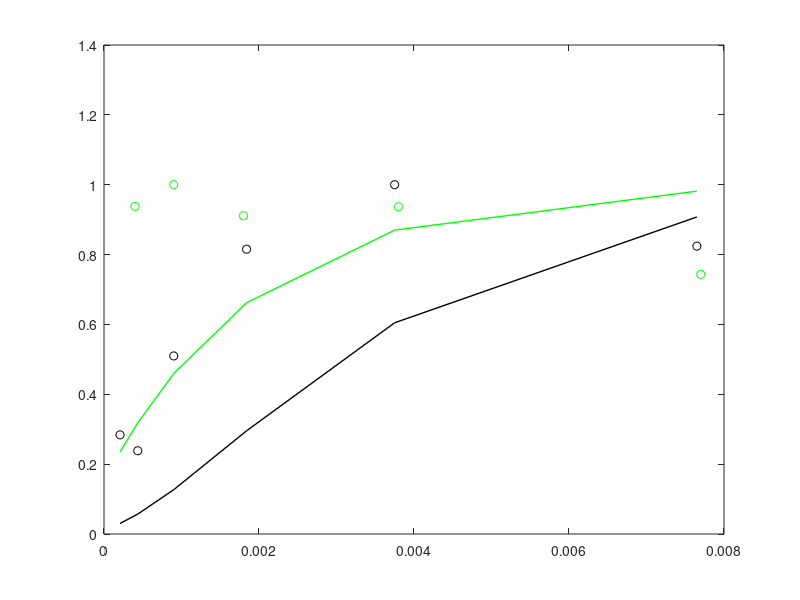
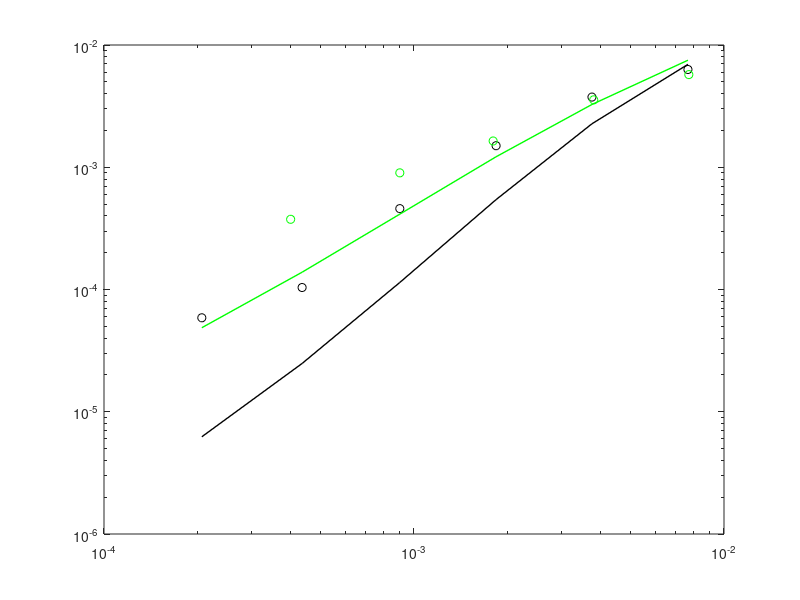

These figures' MATLAB source, in order:
%%
% Model including non-discrete noise integration time and post-rod noise
% source

th = 2; % minimum number of quanta required for passing the nonlinearity
Ac = 512; % Effective rod convergence, number of rods, [rod] - power of 2

%model bg light and noise

Ibg = 0.0; % additional bg light, [R*/rod/sec]
ID =  0.003; %equivalent dark noise, [R*/rod/sec]
It = 0.08; % integration time, [s]
SynapticNoiseSD = 0.6;

% Frequency of seeing parameters
FOSTh = 10;          % threshold
FOSAc = 16;          % in units of Ac - i.e. FOS based on this many nonlinear subunits - power of 2
FOSIf = [0 1 3 10 30 100 300] * 1e-5;    % flash strengths

If = [2.06784E-4 4.35568E-4 8.99896E-4 0.00184 0.00375 0.00765]; % flash strengths,  [R*/rod]

% PART 1: create distribution of amplitudes of thermal and background events
% assuming exponential weighting

% time domain weights
tme = 0:0.001:1;
TimeDomainFilter = exp(-tme/It);
AmpStep = 0.025;

ScFact = ceil(max(If)*Ac*10);
DistX = -ScFact:AmpStep:ScFact;
SingleRodNoiseDist = hist(TimeDomainFilter, DistX);
SingleRodNoiseDist = SingleRodNoiseDist / (sum(SingleRodNoiseDist) * AmpStep);
Indices = find(DistX >= 0);
SingleRodNoiseDist = SingleRodNoiseDist * exp(-((Ibg+ID))) * (Ibg+ID);
SingleRodNoiseDist(Indices(1)) = SingleRodNoiseDist(Indices(1)) + exp(-(Ibg+ID)) / AmpStep;
SingleRodNoiseDist = SingleRodNoiseDist / (sum(SingleRodNoiseDist) * AmpStep);
PooledRodNoiseDist = SingleRodNoiseDist;

for rod = 1:round(log(Ac) / log(2))
    PooledRodNoiseDist = conv(PooledRodNoiseDist, PooledRodNoiseDist, 'same');
    PooledRodNoiseDist = PooledRodNoiseDist / (sum(PooledRodNoiseDist) * AmpStep);
end

% add post-pooling noise
SynapticNoiseDist = normpdf(DistX, 0, SynapticNoiseSD);
PooledRodNoiseDist = conv(PooledRodNoiseDist, SynapticNoiseDist, 'same');
PooledRodNoiseDist = PooledRodNoiseDist / (sum(PooledRodNoiseDist) * AmpStep);

VarLin = sum(PooledRodNoiseDist .* (DistX.^2) * AmpStep) - (sum(PooledRodNoiseDist .* DistX) * AmpStep).^2;
TempDist = PooledRodNoiseDist;
TempDist(1:Indices(1) + th/AmpStep) = 0;
TempDist(Indices(1)) = sum(PooledRodNoiseDist(1:Indices(1) + th/AmpStep));
VarNL = sum(TempDist .* (DistX.^2) * AmpStep) - (sum(TempDist .* DistX) * AmpStep).^2;

fprintf(1, 'noise reduction by nonlinearity = %d\n', VarLin/VarNL);

% PART 2: add noise distribution to flash distribution and compute mean
% responses
% of linear and nonlinear models
clear ResponseDist linear lin;
for flash = 1:length(If)
    SignalDist = zeros(1, length(DistX));
    for photon = 1:If(flash)*Ac*10+2
        SignalDist(Indices(1) + (photon-1)/AmpStep) = poisspdf(photon-1, If(flash)*Ac);
    end
    ResponseDist(flash, :) = conv(SignalDist, PooledRodNoiseDist, 'same');
    ResponseDist(flash, :) = ResponseDist(flash, :) / (sum(ResponseDist(flash, :)) * AmpStep);
    linear(flash) = (sum(DistX .* ResponseDist(flash, :)) - sum(DistX .* PooledRodNoiseDist)) * AmpStep / If(flash);
    lin(flash) = (sum(DistX(Indices(1) + th/AmpStep:length(DistX)) .* ResponseDist(flash, Indices(1) + th/AmpStep:length(DistX))) - sum(DistX(Indices(1) + th/AmpStep:length(DistX)) .* PooledRodNoiseDist(Indices(1) + th/AmpStep:length(DistX)))) * AmpStep / If(flash); 
end

lin = lin / max(linear);
linear = linear / max(linear);

FS = [0.28386 0.23836 0.50977 0.81547 0.99997 0.82412]; %flash sensitivity as measured in darkness, example cell

%083110 example cell, 0.008 R*/rod/sec bg light:

If2 = [0.0004 0.0009 0.0018 0.0038 0.0077]; % intensities from the exp
FS2 = [0.93808 1.00002 0.91115 0.93691 0.74348]; %measured flash sensitivity

% plot the models and the data, flash sensitivity

figure(1); clf; subplot(2, 2, 1);
plot(If, FS,'ko'), hold on                 % plot data in darkness, example cell
plot(If2, FS2,'go'), hold on               % plot data in background light, example cell   
plot(If, linear,'g', 'linewidth', 1)       % plot model prediction in darkness
plot(If, lin,'k', 'linewidth', 1)          % plot linear prediction        
axis tight
% let's plot the data and models in log scales

subplot(2, 2, 2);
loglog(If,FS.*If,'ko'), hold
loglog(If2,FS2.*If2,'go')
plot(If, linear.*If,'g', 'linewidth', 1)
plot(If, lin.*If,'k', 'linewidth', 1)
axis tight

% PART 3: FOS (relies on above for noise dist)

% compute full subunit response distribution
for flash = 1:length(FOSIf)
    SignalDist = zeros(1, length(DistX));
    for photon = 1:FOSIf(flash)*Ac*10+2
        SignalDist(Indices(1) + (photon-1)/AmpStep) = poisspdf(photon-1, FOSIf(flash)*Ac);
    end
    ResponseDist(flash, :) = conv(SignalDist, PooledRodNoiseDist, 'same');
    ResponseDist(flash, :) = ResponseDist(flash, :) / (sum(ResponseDist(flash, :)) * AmpStep);
end

% linear or nonlinear full RF dist
clear LinResponseDist NLResponseDist linFOS nlFOS;
for flash = 1:length(FOSIf)
    LinResponseDist(flash, :) = ResponseDist(flash, :);
    for subunit = 1:round(log(FOSAc) / log(2))
        LinResponseDist(flash, :) = conv(LinResponseDist(flash, :), LinResponseDist(flash, :), 'same');
    end
    NLResponseDist(flash, :) = ResponseDist(flash, :);
    NLResponseDist(flash, 1:Indices(1) + th/AmpStep) = 0;
    NLResponseDist(flash, Indices(1)) = sum(ResponseDist(flash, 1:Indices(1) + th/AmpStep));
    for subunit = 1:round(log(FOSAc) / log(2))
        NLResponseDist(flash, :) = conv(NLResponseDist(flash, :), NLResponseDist(flash, :), 'same');
    end
    LinResponseDist(flash, :) = LinResponseDist(flash, :) / (sum(LinResponseDist(flash, :)) * AmpStep);
    NLResponseDist(flash, :) = NLResponseDist(flash, :) / (sum(NLResponseDist(flash, :)) * AmpStep);
    linFOS(flash) = sum(LinResponseDist(flash, Indices(1) + FOSTh/AmpStep:length(DistX))) * AmpStep;
    nlFOS(flash) = sum(NLResponseDist(flash, Indices(1) + FOSTh/AmpStep:length(DistX))) * AmpStep;    
end

subplot(2, 2, 3);
semilogx(FOSIf, linFOS, 'g'); hold on
semilogx(FOSIf, nlFOS, 'k');
axis tight

fprintf(1, 'FP rate %d %d\n', linFOS(1), nlFOS(1));

% 2AFC
subplot(2, 2, 4)
clear LinPCorrect NLPCorrect LinPCorrectReject NLPCorrectReject
for flash = 1:length(FOSIf)
    LRatio = LinResponseDist(flash, :) ./ LinResponseDist(1, :);
    TempIndices = find(LRatio > 1);
    TempEqualIndices = find(LRatio == 1);
    LinPCorrect(flash) = (sum(LinResponseDist(flash, TempIndices)) + sum(LinResponseDist(flash, TempEqualIndices))/2) * AmpStep;
    TempIndices = find(LRatio < 1);
    LinPCorrectReject(flash) = (sum(LinResponseDist(1, TempIndices)) + sum(LinResponseDist(1, TempEqualIndices))/2) * AmpStep;
    LRatio = NLResponseDist(flash, :) ./ NLResponseDist(1, :);
    TempIndices = find(LRatio > 1);
    TempEqualIndices = find(LRatio == 1);
    NLPCorrect(flash) = (sum(NLResponseDist(flash, TempIndices)) + sum(NLResponseDist(flash, TempEqualIndices))/2) * AmpStep;
    TempIndices = find(LRatio < 1);
    NLPCorrectReject(flash) = (sum(NLResponseDist(1, TempIndices)) + sum(NLResponseDist(1, TempEqualIndices))/2) * AmpStep;
end
plot(FOSIf, (LinPCorrect+LinPCorrectReject)/2, 'og', FOSIf, (NLPCorrect+NLPCorrectReject)/2, 'ok');
axis tight

%%
% SIMPLE MODEL FOR NONLINEARITY

% entirely discrete model - assumes binary window for noise integration

th = 2; % minimum number of quanta required for passing the nonlinearity
Ac = 500; % Effective rod convergence, number of rods, [rod]

%model bg light 

Ibg = 0.0; % additional bg light, [R*/rod/sec]
ID =  0.003; %equivalent dark noise, [R*/rod/sec]
It = 0.110; % integration time, [sec]

IBg = Ac.*It.*(ID + Ibg); % background intensity, mean rate, [R*]

If = [2.06784E-4 4.35568E-4 8.99896E-4 0.00184 0.00375 0.00765]; % flash strengths,  [R*/rod]


M = Ac.* If; % ints in R* per Ac, [R*] - R* per RGC
% MBg = ones(1,length(M)).* IBg; % mean R* from BG light
Mtot = M + IBg; % mean , [R*] 

linear = ones(1, length(Mtot)) - poisscdf(0, Mtot); % the expected loss for a linear system, ie. the fraction of failures based on Poisson distribution
lin = ones(1, length(Mtot)) - poisscdf(th-1, Mtot); % the expected loss for the nonlinear system with a threshold, e.g. if the=2, all doubles pass

    
FS = [0.28386 0.23836 0.50977 0.81547 0.99997 0.82412]; %flash sensitivity as measured in darkness, example cell

%083110 exampe cell, 0.008 R*/rod/sec bg light:

If2 = [0.0004 0.0009 0.0018 0.0038 0.0077]; % intensities from the exp
FS2 = [0.93808 1.00002 0.91115 0.93691 0.74348]; %measured flash sensitivity

% let's plot the models and the data, flash sensitivity

figure(1); clf
plot(If, FS,'ko'), hold on                 % plot data in darkness, example cell
plot(If2, FS2,'go'), hold on               % plot data in background light, example cell   
plot(If, linear,'g', 'linewidth', 1)       % plot model prediction in darkness
plot(If, lin,'k', 'linewidth', 1)          % plot linear prediction        

% let's plot the data and models in log scales

figure(2); clf
loglog(If,FS.*If,'ko'), hold
loglog(If2,FS2.*If2,'go')
plot(If, linear.*If,'g', 'linewidth', 1)
plot(If, lin.*If,'k', 'linewidth', 1)




